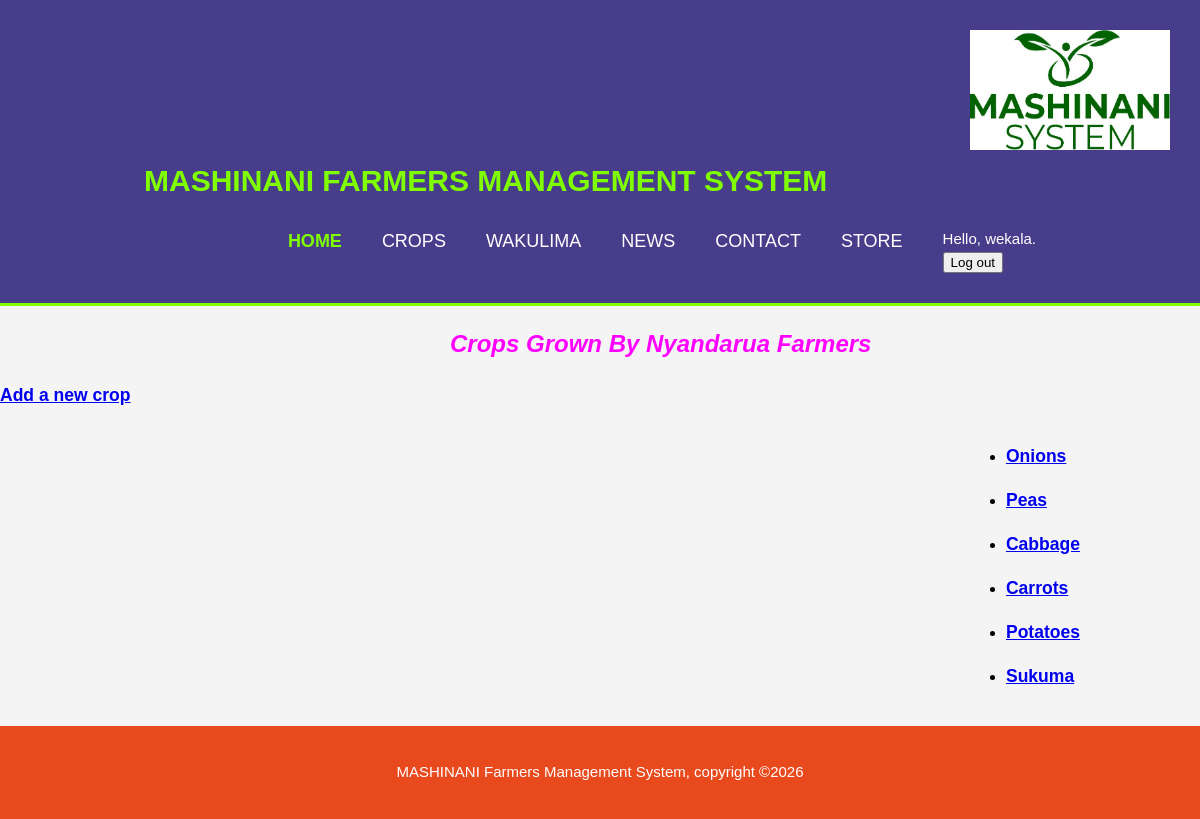
/crops/ (signed in), run on the app's committed database.
### farmers/models.py (models this page shows)
class Crop(models.Model):
    text = models.CharField(max_length=200)
    date_added = models.DateTimeField(auto_now_add=True)
    def __str__(self):
        return self.text

### farmers/decorators.py (the view)
        def wrapper_func(request, *args, **kwargs):
            group = None
            if request.user.groups.exists():
                group = request.user.groups.all()[0].name
            if group in allowed_roles:
                return view_func(request, *args, **kwargs)
            else:
                return HttpResponse ('you are not authorized to view this page')

### farmers/views.py (called while the page is built)
@login_required
@allowed_users(allowed_roles=['ADMIN'])
def crops(request):
    crops = Crop.objects.order_by('date_added')
    context = {'crops': crops}
    return render(request, 'farmers/crops.html', context)

### farmers/templates/farmers/crops.html (shortened to what this page needs)
{% extends "farmers/base.html" %}
{% block page_header %}
    <h2>Crops Grown By Nyandarua Farmers</h2>
{% endblock page_header %}
{% block content %}
<h3><a href="{% url 'farmers:new_crop' %}">Add a new crop</a></h3>
<div class="container">
<ul>
    {% for crop in crops %}
        <li><h3>
            <a href="{% url 'farmers:crop' crop.id %}">{{ crop }}</a>
        </h3></li>
    {% empty %}
        <li><h3>No crops have been added yet.</h3></li>
    {% endfor %}
</ul>
</div>
{% endblock %}

### farmers/templates/farmers/base.html (shortened to what this page needs)
{% load static %}
<!DOCTYPE html>
<html lang="en">
<head>
  <link rel="stylesheet" type="text/css" href="{% static '/css/base.css' %}">
</head>
<body>
  <header>
    <img  id="log" src="{% static 'images/logo.jpg' %}">
    <div class="container">
      <div id="branding">
        <h1> MASHINANI FARMERS MANAGEMENT SYSTEM</h1>
      </div>
      <nav>
        <ul>
          <li class="current active">
            <a href="{% url 'farmers:index' %} ">Home</a>
          </li>
          <li>
            <a class="nav-link" href="{% url 'farmers:crops' %}">Crops</a>
          </li>
          <li>
            <a href="{% url 'farmers:wakulima' %}">Wakulima</a>
          </li>
          <li>
            <a href="{% url 'farmers:news' %}">News</a>
          </li>
          <li>
            <a href="{% url 'farmers:contact' %}">Contact</a>
          </li>
          <li>
            <a href="{% url 'store' %}">Store</a>
          </li>
          <li>
            {% if user.is_authenticated %}
             <span class="navbar-text"> Hello, {{ user.username }}.</span>
           <form  action="{% url 'users:logout' %}" method="post">
               <button type="submit" class="btn btn-info">Log out</button>
           </form>
          </li>
            {% endif %}
        </ul>
      </nav>
    </div>
    </header>
  <main role="main" class="">
        <div class="pb-2 mb-2 border-bottom">
          {% block page_header %}{% endblock page_header %}
        </div>
        <div>
        {% block content %}{% endblock content %}
        </div>
  </main>
</body>
<footer>
  <P>MASHINANI Farmers Management System, copyright &copy;2026</P>
</footer>
</html>

### static/css/base.css (style rules this page uses)
body { font: 15px/1.5 Arial,Hevetica,sans-serif; padding: 0%; margin: 0%; background-color:#f4f4f4; }
.container { width: 80%; margin: auto; overflow: hidden; }
ul { padding: 0%; margin: 0%; float: right; }
header { background: darkslateblue; color: #ffff; padding: 30px; min-height: 70px; border-bottom: chartreuse 3px solid; }
header a { color: #ffff; text-decoration: none; text-transform: uppercase; font-size: 18px; }
header li { float: left; display: inline; padding: 0 20px 0 20px; }
header #branding { float: left; color: chartreuse; }
header #branding h1 { margin-top: 3px; }
header nav { float: right; margin-top: 5px; }
header .highlight, header .current a { color: chartreuse; font-weight: bolder; }
footer { padding: 20px; margin-top: 20px; color: #ffffff; background-color: #e8491d; text-align: center; }
#log { float: left; height: 150px; width:150px; display: inline-block; margin: 0%; }

### farmers/templates/farmers/base.html (style rules this page uses)
#log { width: 200px; height: 120px; float: inline-end; margin-bottom: 5px; margin-left: 30px; }

### farmers/templates/farmers/crops.html (style rules this page uses)
h2 { margin-left: 450px; color: magenta; font-size: x-large; font-style: italic; font-weight: bolder; font-family: Arial, Helvetica, sans-serif; }

### data on the page
Crop: text "Onions"
Crop: text "Peas"
Crop: text "Cabbage"
Crop: text "Carrots"
Crop: text "Potatoes"
Crop: text "Sukuma"

### other printed values
{{ user.username }} "wekala"
